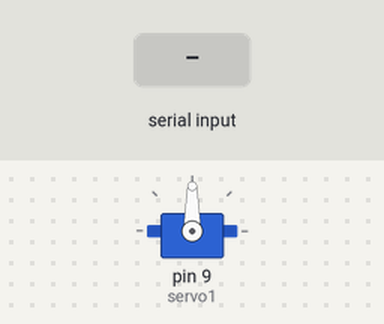
A sketch run on a simulated Arduino Uno, built with avr-gcc and run on an emulated ATmega328P. Parts: servo. Inputs (shaded band) come from the test bench. What the sketch prints to the serial monitor is not drawn.

Above: at 1.2 s.
1.3 s: "1" received over Serial
At 2.5 s:
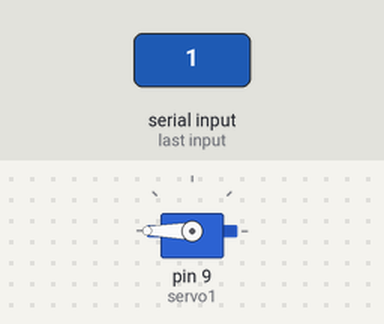
2.8 s: "0" received over Serial
At 3.8 s:
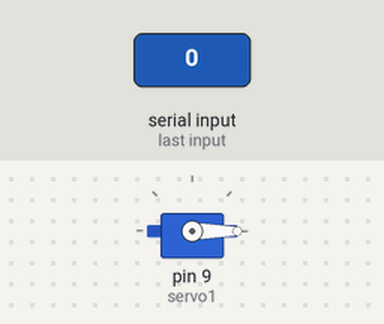
Timing chart, 0 to 5.8 s (numbered marks = the images above; inputs shaded):
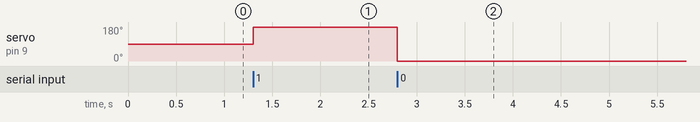

Measured:
- after the input at 1.3 s, servo on pin 9 (servo1): 90° → 180° at once
- after the input at 2.8 s, servo on pin 9 (servo1): 180° → 0° at once

The sketch:

Arduino_Sketch.ino
```cpp
#include<Servo.h>

String ang;
char data;
Servo servo1;

void setup() {
  Serial.begin(9600);
  Serial.println("Setup Complete");
  servo1.attach(9);
}

void loop() {
  while(Serial.available()) data = Serial.read();
//  int Ang = ang.toInt();
//  servo1.write(Ang);
//  delay(15);
 if(data == '1'){
  servo1.write(180);
 }
  else if(data == '0'){
  servo1.write(0);
 }
}
```
